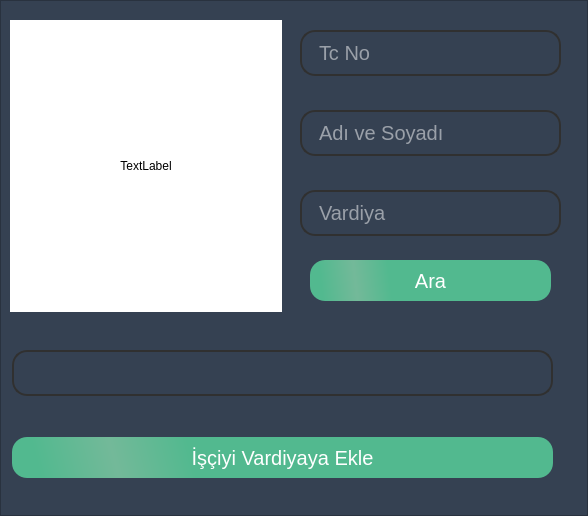
<?xml version="1.0" encoding="UTF-8"?>
<ui version="4.0">
 <class>VardiyaIsciEkleForm</class>
 <widget class="QWidget" name="VardiyaIsciEkleForm">
  <property name="geometry">
   <rect>
    <x>0</x>
    <y>0</y>
    <width>588</width>
    <height>516</height>
   </rect>
  </property>
  <property name="windowTitle">
   <string>Form</string>
  </property>
  <layout class="QGridLayout" name="gridLayout">
   <property name="leftMargin">
    <number>0</number>
   </property>
   <property name="topMargin">
    <number>0</number>
   </property>
   <property name="rightMargin">
    <number>0</number>
   </property>
   <property name="bottomMargin">
    <number>0</number>
   </property>
   <property name="spacing">
    <number>0</number>
   </property>
   <item row="0" column="0">
    <widget class="QFrame" name="frame">
     <property name="styleSheet">
      <string notr="true">QFrame{

background: #354152;

}

QLineEdit{
	border: 2px solid gray;
	border-color:white;
    border-radius: 10px;
    min-width: 6em;
	font-size:20px;
	padding-left:15px;
	height:42px;
	border-radius:15px;
	border-color: #303030;
	background: transparent;
	color:#ffffffff;


}



QComboBox {
    border: 2px solid gray;
    border-radius: 10px;
    min-width: 6em;
	font-size:20px;
	border-color: rgb(255, 255, 255);
	padding-left:15px;
	height:42px;
	border-radius:15px;
	border-color: #303030;
	background: transparent;
	color:white;

}

QComboBox:on {
    border-bottom-left-radius: 0px;
    border-bottom-right-radius: 0px;
}

QComboBox QAbstractItemView {
    border-bottom-right-radius: 10px;
    border-bottom-left-radius: 10px;
    background: #354152;
    border: 1px solid gray;
	color:white;

}

QComboBox::drop-down {
    border-color: white;
}
QPushButton{
border-radius: 15px;
background-color: qlineargradient(spread:reflect, x1:1, y1:0.466409, x2:0.188, y2:0.482727, stop:0.823864 rgba(82, 185, 143, 255), stop:1 rgba(115, 185, 153, 255));
padding: 8px 16px;
color: white;
font-size: 20px;
height:42px;
}
QPushButton:pressed{
color: black;
background: #008bd1

}


</string>
     </property>
     <property name="frameShape">
      <enum>QFrame::StyledPanel</enum>
     </property>
     <property name="frameShadow">
      <enum>QFrame::Raised</enum>
     </property>
     <widget class="QLineEdit" name="txt_KimlikNo">
      <property name="geometry">
       <rect>
        <x>300</x>
        <y>30</y>
        <width>261</width>
        <height>46</height>
       </rect>
      </property>
      <property name="maxLength">
       <number>11</number>
      </property>
      <property name="placeholderText">
       <string>Tc No</string>
      </property>
     </widget>
     <widget class="QLineEdit" name="txt_AdSoyad">
      <property name="enabled">
       <bool>false</bool>
      </property>
      <property name="geometry">
       <rect>
        <x>300</x>
        <y>110</y>
        <width>261</width>
        <height>46</height>
       </rect>
      </property>
      <property name="placeholderText">
       <string>Adı ve Soyadı</string>
      </property>
     </widget>
     <widget class="QLineEdit" name="txt_Vardiya">
      <property name="enabled">
       <bool>false</bool>
      </property>
      <property name="geometry">
       <rect>
        <x>300</x>
        <y>190</y>
        <width>261</width>
        <height>46</height>
       </rect>
      </property>
      <property name="echoMode">
       <enum>QLineEdit::Normal</enum>
      </property>
      <property name="placeholderText">
       <string>Vardiya</string>
      </property>
     </widget>
     <widget class="QPushButton" name="btn_ara">
      <property name="geometry">
       <rect>
        <x>310</x>
        <y>260</y>
        <width>241</width>
        <height>41</height>
       </rect>
      </property>
      <property name="styleSheet">
       <string notr="true"/>
      </property>
      <property name="text">
       <string>Ara</string>
      </property>
     </widget>
     <widget class="QComboBox" name="cmb_Vardiyalar">
      <property name="geometry">
       <rect>
        <x>12</x>
        <y>350</y>
        <width>541</width>
        <height>46</height>
       </rect>
      </property>
     </widget>
     <widget class="QPushButton" name="btn_Ekle">
      <property name="geometry">
       <rect>
        <x>12</x>
        <y>437</y>
        <width>541</width>
        <height>41</height>
       </rect>
      </property>
      <property name="styleSheet">
       <string notr="true"/>
      </property>
      <property name="text">
       <string>İşçiyi Vardiyaya Ekle</string>
      </property>
     </widget>
     <widget class="QLabel" name="label">
      <property name="geometry">
       <rect>
        <x>10</x>
        <y>20</y>
        <width>272</width>
        <height>292</height>
       </rect>
      </property>
      <property name="styleSheet">
       <string notr="true">background:white;</string>
      </property>
      <property name="text">
       <string>TextLabel</string>
      </property>
      <property name="alignment">
       <set>Qt::AlignCenter</set>
      </property>
     </widget>
    </widget>
   </item>
  </layout>
 </widget>
 <resources/>
 <connections/>
</ui>
